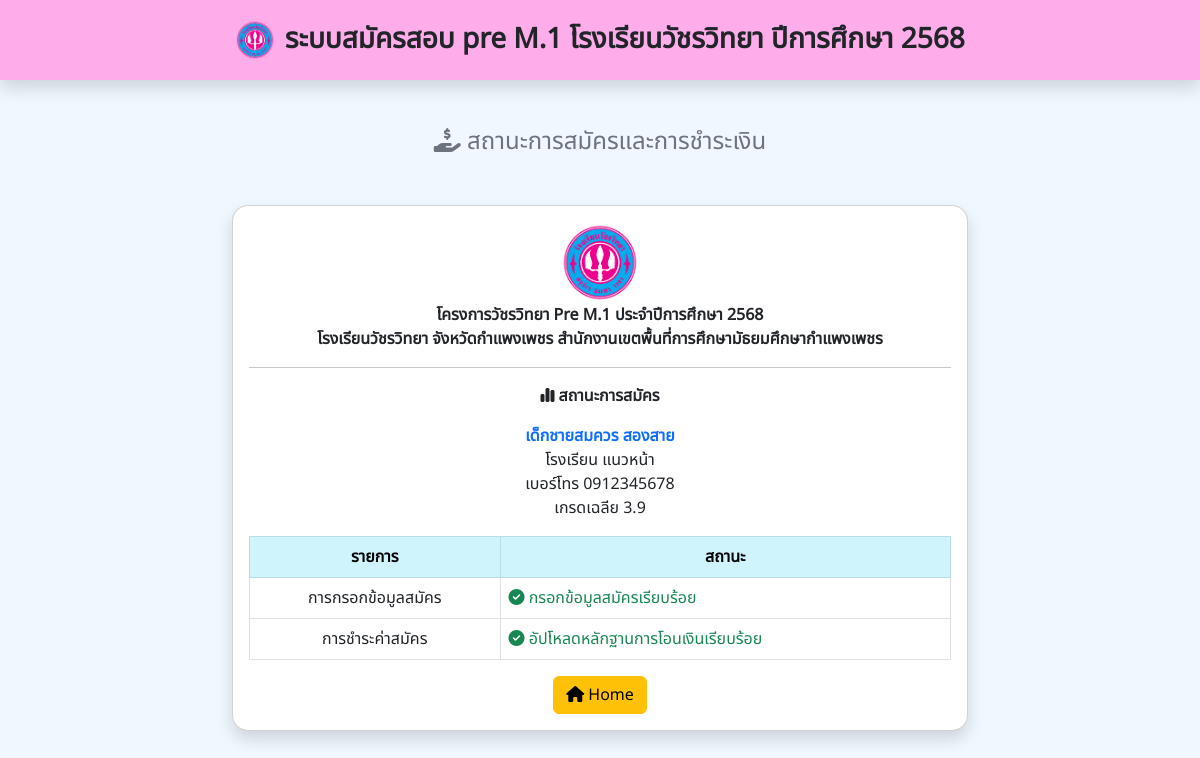
The page /status.php?code-id=1231231231231 on the database its author committed.
### tables this page shows
CREATE TABLE `register` (
  `id` int(5) UNSIGNED ZEROFILL NOT NULL,
  `code_id` varchar(13) NOT NULL COMMENT 'เลขบัตรประชาขน',
  `name_title` varchar(10) NOT NULL COMMENT 'คำนำหน้า',
  `name` varchar(50) NOT NULL COMMENT 'ชื่อ',
  `surname` varchar(50) NOT NULL COMMENT 'นามสกุล',
  `bdate` date NOT NULL COMMENT 'วันเดือนปีเกิด',
  `nationality` varchar(10) NOT NULL COMMENT 'สัญชาติ',
  `religion` varchar(15) NOT NULL COMMENT 'ศาสนา',
  `school` varchar(50) NOT NULL COMMENT 'โรงเรียน',
  `sub-district` varchar(30) NOT NULL COMMENT 'ตำบล',
  `district` varchar(30) NOT NULL COMMENT 'อำเภอ',
  `province` varchar(30) NOT NULL COMMENT 'จังหวัด',
  `p_code` varchar(5) NOT NULL COMMENT 'ไปรษณีย์',
  `s_tel` varchar(10) NOT NULL COMMENT 'เบอร์โรงเรียน',
  `tel` varchar(10) NOT NULL COMMENT 'เบอร์นักเรียน',
  `grade` float NOT NULL COMMENT 'เกรด',
  `slip` varchar(20) DEFAULT NULL COMMENT 'สลิปโอนเงิน',
  `time_st` timestamp NOT NULL DEFAULT current_timestamp(),
  `update_slip` timestamp NOT NULL DEFAULT current_timestamp() ON UPDATE current_timestamp()
);

### status.php (the view, shortened to what this page needs)
<?php
     include "dblink.php";
     $code_id = $_GET['code-id'];
?>
<!DOCTYPE html>
<html lang="en">
<head>
    <link rel="stylesheet" href="style.css">
    <link href="https://cdn.jsdelivr.net/npm/bootstrap@5.2.3/dist/css/bootstrap.min.css" rel="stylesheet">
  </head>
  <body style="background-color: aliceblue;">
    <div class="header shadow mb-5">
      <img src="img/logo โรงเรยีน.png" height="40px">
      <div class="text-header" onclick="window.location.assign('index.html')">ระบบสมัครสอบ pre M.1 โรงเรียนวัชรวิทยา ปีการศึกษา 2568</div>
    </div>
    <div class="container">
        <h4 class="text-center text-secondary my-5"><i class="fa-solid fa-hand-holding-dollar"></i> สถานะการสมัครและการชำระเงิน</h4>
        <div class="row justify-content-center">
            <div class="col-12 col-lg-8">
                <div class="card shadow rounded-4 p-3 mb-4">
                    <div style="width: 100%; text-align:center;">
                        <img src="img/logo โรงเรยีน.png" width="80px">
                    </div>
                    <div class="fw-bold text-center">
                        โครงการวัชรวิทยา  Pre M.1 ประจำปีการศึกษา 2568 <br>
                        โรงเรียนวัชรวิทยา  จังหวัดกำแพงเพชร  สำนักงานเขตพื้นที่การศึกษามัธยมศึกษากำแพงเพชร
                    </div>
                    <hr>
                    <div class="text-center mb-3"><strong><i class="fa-solid fa-chart-simple"></i> สถานะการสมัคร</strong></div>
                    <?php
                        $user = mysqli_fetch_array(mysqli_query($conn,"SELECT * FROM register WHERE code_id = $code_id"));
                    ?>
                    <div class="text-center mb-3">
                        <strong class="text-primary"><?=$user['name_title'].$user['name']." ".$user['surname']?></strong><br>
                        โรงเรียน <?=$user['school']?><br>
                        เบอร์โทร <?=$user['tel']?><br>
                        เกรดเฉลีย <?=$user['grade']?>
                    </div>
                    <table class="table table-bordered">
                        <thead class="text-center table-info">
                            <tr>
                                <th>รายการ</th>
                                <th>สถานะ</th>
                            </tr>
                        </thead>
                        <tbody>
                            <tr>
                                <td class="text-center">การกรอกข้อมูลสมัคร</td>
                                <td class="text-success"><i class="fa-solid fa-circle-check"></i> กรอกข้อมูลสมัครเรียบร้อย</td>
                            </tr>
                            <tr>
                                <td class="text-center">การชำระค่าสมัคร</td>
                                <td>
                                    <?php
                                        $select_slip = mysqli_fetch_array(mysqli_query($conn,"SELECT * FROM register WHERE code_id = $code_id"));
                                        if($select_slip['slip'] == ''){
                                    ?>
                                    <span class="text-danger"><i class="fa-solid fa-circle-exclamation"></i> ยังไม่ขำระค่าสมัคร</span>
                                    <?php
                                    }else{
                                        echo "<span class='text-success'><i class='fa-solid fa-circle-check'></i> อัปโหลดหลักฐานการโอนเงินเรียบร้อย</span>";
                                    }
                                    ?>
                                </td>
                            </tr>
                        </tbody>
                    </table>
                    <div class="text-center"><a href="index.html" class="btn btn-warning"><i class="fa-solid fa-house"></i> Home</a></div>
                </div>
            </div>
        </div>
    </div>
  </body>
</html>

### style.css (style rules this page uses)
* { font-family: nato; margin: 0; padding:0; box-sizing: border-box; }
.header { position:sticky; top: 0; display: flex; justify-content: center; align-items: center; gap: 10px; height: 80px; background-color: rgb(255, 173, 234); z-index: 1; }
.text-header { font-size: 28px; font-weight: bold; cursor: pointer; }

### rows shown on the page
register: name_title "เด็กชาย", name "สมควร", surname "สองสาย", school "แนวหน้า", tel "0912345678", grade "3.9"
